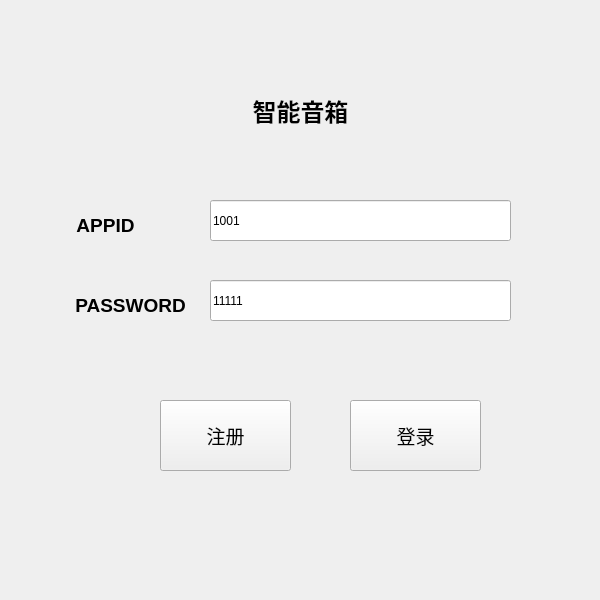
<?xml version="1.0" encoding="UTF-8"?>
<ui version="4.0">
 <class>Widget</class>
 <widget class="QWidget" name="Widget">
  <property name="geometry">
   <rect>
    <x>0</x>
    <y>0</y>
    <width>600</width>
    <height>600</height>
   </rect>
  </property>
  <property name="windowTitle">
   <string>Widget</string>
  </property>
  <widget class="QLabel" name="label">
   <property name="geometry">
    <rect>
     <x>190</x>
     <y>80</y>
     <width>221</width>
     <height>61</height>
    </rect>
   </property>
   <property name="text">
    <string>&lt;html&gt;&lt;head/&gt;&lt;body&gt;&lt;p align=&quot;center&quot;&gt;&lt;span style=&quot; font-size:18pt; font-weight:600;&quot;&gt;智能音箱&lt;/span&gt;&lt;/p&gt;&lt;/body&gt;&lt;/html&gt;</string>
   </property>
  </widget>
  <widget class="QLabel" name="label_2">
   <property name="geometry">
    <rect>
     <x>50</x>
     <y>200</y>
     <width>111</width>
     <height>51</height>
    </rect>
   </property>
   <property name="text">
    <string>&lt;html&gt;&lt;head/&gt;&lt;body&gt;&lt;p align=&quot;center&quot;&gt;&lt;span style=&quot; font-size:14pt; font-weight:600;&quot;&gt;APPID&lt;/span&gt;&lt;/p&gt;&lt;/body&gt;&lt;/html&gt;</string>
   </property>
  </widget>
  <widget class="QLabel" name="label_3">
   <property name="geometry">
    <rect>
     <x>60</x>
     <y>280</y>
     <width>141</width>
     <height>51</height>
    </rect>
   </property>
   <property name="text">
    <string>&lt;html&gt;&lt;head/&gt;&lt;body&gt;&lt;p align=&quot;center&quot;&gt;&lt;span style=&quot; font-size:14pt; font-weight:600;&quot;&gt;PASSWORD&lt;/span&gt;&lt;/p&gt;&lt;/body&gt;&lt;/html&gt;</string>
   </property>
  </widget>
  <widget class="QLineEdit" name="appEdit">
   <property name="geometry">
    <rect>
     <x>210</x>
     <y>200</y>
     <width>301</width>
     <height>41</height>
    </rect>
   </property>
   <property name="text">
    <string>1001</string>
   </property>
  </widget>
  <widget class="QLineEdit" name="passEdit">
   <property name="geometry">
    <rect>
     <x>210</x>
     <y>280</y>
     <width>301</width>
     <height>41</height>
    </rect>
   </property>
   <property name="text">
    <string>11111</string>
   </property>
  </widget>
  <widget class="QPushButton" name="registerButton">
   <property name="geometry">
    <rect>
     <x>160</x>
     <y>400</y>
     <width>131</width>
     <height>71</height>
    </rect>
   </property>
   <property name="font">
    <font>
     <family>Agency FB</family>
     <pointsize>14</pointsize>
    </font>
   </property>
   <property name="text">
    <string>注册</string>
   </property>
  </widget>
  <widget class="QPushButton" name="loginButton">
   <property name="geometry">
    <rect>
     <x>350</x>
     <y>400</y>
     <width>131</width>
     <height>71</height>
    </rect>
   </property>
   <property name="font">
    <font>
     <family>Agency FB</family>
     <pointsize>14</pointsize>
    </font>
   </property>
   <property name="text">
    <string>登录</string>
   </property>
  </widget>
 </widget>
 <layoutdefault spacing="6" margin="11"/>
 <resources/>
 <connections/>
</ui>
